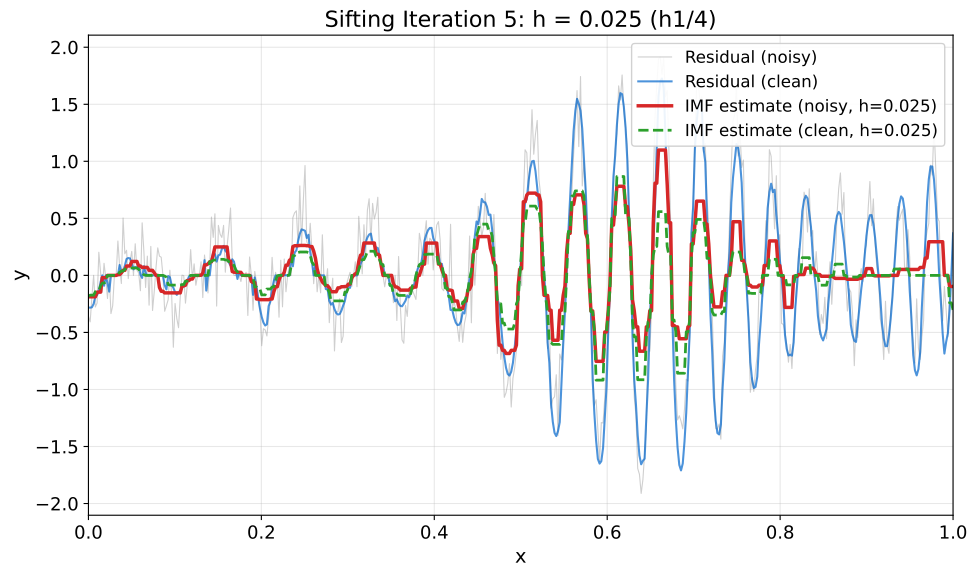

The Python source for this figure:
"""EMD Sifting Iteration 5 - Bandwidth h=0.025

Shows fifth sifting iteration (final in sequence).
Bandwidth: h5 = h1/4 = 0.025
"""
import matplotlib.pyplot as plt
import numpy as np
from pathlib import Path

plt.rcParams.update({
    'font.size': 14, 'axes.labelsize': 14, 'axes.titlesize': 16,
    'xtick.labelsize': 13, 'ytick.labelsize': 13, 'legend.fontsize': 12,
    'figure.figsize': (10, 6), 'figure.dpi': 150
})

# Colors
MLBLUE = '#0066CC'
MLGREEN = '#2CA02C'
MLRED = '#D62728'
MLGRAY = '#888888'

# =============================================================================
# Smoothing functions
# =============================================================================

def epanechnikov_kernel(u):
    weights = np.zeros_like(u, dtype=float)
    mask = np.abs(u) <= 1
    weights[mask] = 0.75 * (1 - u[mask]**2)
    return weights


def weighted_median(values, weights):
    if len(values) == 0 or np.sum(weights) == 0:
        return np.nan
    sorted_indices = np.argsort(values)
    sorted_values = values[sorted_indices]
    sorted_weights = weights[sorted_indices]
    cumulative_weights = np.cumsum(sorted_weights) / np.sum(sorted_weights)
    idx = np.searchsorted(cumulative_weights, 0.5)
    if idx >= len(sorted_values):
        return sorted_values[-1]
    elif idx == 0:
        return sorted_values[0]
    elif np.isclose(cumulative_weights[idx-1], 0.5):
        return 0.5 * (sorted_values[idx-1] + sorted_values[idx])
    return sorted_values[idx]


def epa_local_median(x, y, bandwidth):
    n = len(x)
    y_smooth = np.zeros(n)
    for i in range(n):
        u = (x - x[i]) / bandwidth
        weights = epanechnikov_kernel(u)
        y_smooth[i] = weighted_median(y, weights)
    return y_smooth


# =============================================================================
# Signal generation and sifting
# =============================================================================

np.random.seed(42)
n = 500
x = np.linspace(0, 1, n)

# AM-FM signal
A_x = 1 + 0.5 * np.sin(4 * np.pi * x)
phi_x = 2 * np.pi * (6 * x + 12 * x**2)
y_clean = A_x * np.sin(phi_x)
sigma = 0.2
noise = sigma * np.random.randn(n)
y_noisy = y_clean + noise

# Bandwidth sequence
h1 = 0.1
h2 = h1 / np.sqrt(2)
h3 = h1 / 2
h4 = h1 / (2 * np.sqrt(2))
h5 = h1 / 4  # 0.025

# Iterations 1-4
m1_noisy = epa_local_median(x, y_noisy, h1)
m1_clean = epa_local_median(x, y_clean, h1)
r2_noisy = y_noisy - m1_noisy
r2_clean = y_clean - m1_clean

m2_noisy = epa_local_median(x, r2_noisy, h2)
m2_clean = epa_local_median(x, r2_clean, h2)
r3_noisy = r2_noisy - m2_noisy
r3_clean = r2_clean - m2_clean

m3_noisy = epa_local_median(x, r3_noisy, h3)
m3_clean = epa_local_median(x, r3_clean, h3)
r4_noisy = r3_noisy - m3_noisy
r4_clean = r3_clean - m3_clean

m4_noisy = epa_local_median(x, r4_noisy, h4)
m4_clean = epa_local_median(x, r4_clean, h4)
r5_noisy = r4_noisy - m4_noisy
r5_clean = r4_clean - m4_clean

# Iteration 5
m5_noisy = epa_local_median(x, r5_noisy, h5)
m5_clean = epa_local_median(x, r5_clean, h5)

# =============================================================================
# Plot
# =============================================================================

fig, ax = plt.subplots(figsize=(10, 6))

ax.plot(x, r5_noisy, color=MLGRAY, alpha=0.4, linewidth=0.8, label='Residual (noisy)')
ax.plot(x, r5_clean, color=MLBLUE, linewidth=1.5, alpha=0.7, label='Residual (clean)')
ax.plot(x, m5_noisy, color=MLRED, linewidth=2.5, label=f'IMF estimate (noisy, h={h5})')
ax.plot(x, m5_clean, color=MLGREEN, linewidth=2, linestyle='--', label=f'IMF estimate (clean, h={h5})')

ax.set_xlabel('x')
ax.set_ylabel('y')
ax.set_title(f'Sifting Iteration 5: h = {h5} (h1/4)')
ax.legend(loc='upper right', framealpha=0.9)
ax.grid(True, alpha=0.3)
ax.set_xlim(0, 1)

plt.tight_layout()
plt.savefig(Path(__file__).parent / 'chart.pdf', dpi=300, bbox_inches='tight')
plt.close()

print(f"Saved: {Path(__file__).parent / 'chart.pdf'}")
